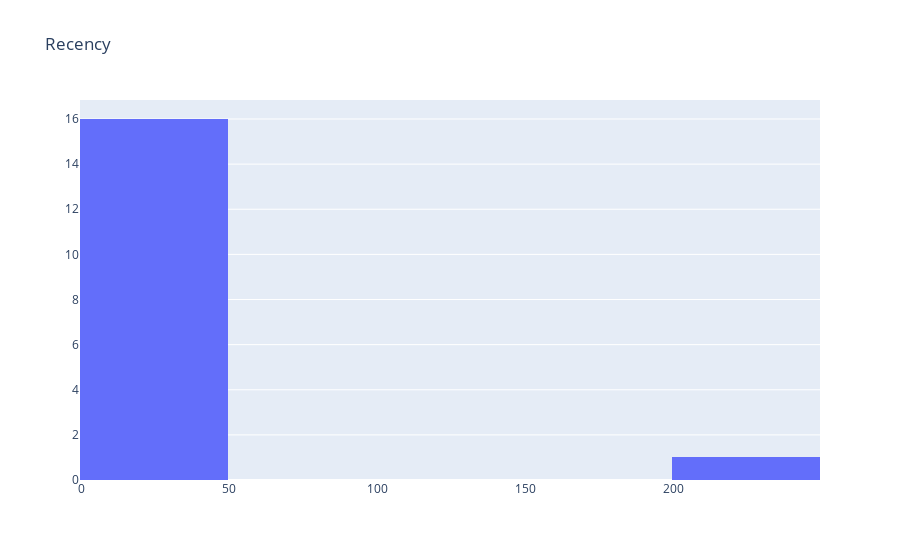

Source (notebook cell):
### Code cell
import plotly.graph_objs as go
import plotly.offline as pyoff


plot_data = [
    go.Histogram(
        x=campaign['Recency']
    )
]

plot_layout = go.Layout(
        title='Recency'
    )
fig = go.Figure(data=plot_data, layout=plot_layout)
pyoff.iplot(fig)

### Figure 1 — Plotly figure (JSON) as saved in the notebook; plotly's stock layout.template omitted (floating-point values rounded to 4 significant figures)
{"data": [{"type": "histogram", "x": [0, 0, 0, 0, 0, 0, 1, 0, 0, 0, 0, 218, 0, 0, 0, 0, 0]}], "layout": {"title": {"text": "Recency"}}}
